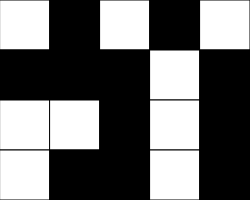
Frame 1 (no input)
Frame 60 (no input): identical to frame 1, image omitted
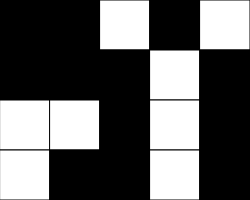
Frame 120 (the mouse pressed at the canvas centre since frame 60)

The p5.js sketch that drew these frames (run headless with seeded random() and noise() and a simulated clock; from frame 60 on, the mouse is pressed at the canvas centre):

// p5.js sketch
// ── sketch.js
// pUZZLE GAME STARTER 

// Ruchit panchal 
// Date
//
// Extra for Experts:
// - describe what you did to take this project "above and beyond"



let grid =
[[255,  0,  255,   0,  255],
 [0,   0,    0,    255,  0  ],
 [255, 255,  0,    255,  0  ],
 [255, 0,    0,    255,  0 ]];

const NUM_ROWS = 4;  const NUM_COLS = 5;
let rectWidth, rectHeight, row, col;

function setup() {
  rectWidth = 50;  rectHeight = 50;
  createCanvas(NUM_COLS*rectWidth, NUM_ROWS*rectHeight);
}

function draw() {
  row = getCurrentY();   col = getCurrentX();
  background(220);
  renderGrid();
  print(col,row); //prints x,y
}

function mousePressed(){

  flip(col, row);

}



function flip(col, row ){
  if(grid[row][col]=== 0 ) grid[row][col] = 255;
  else grid[row][col] = 0 ; 


}
function getCurrentX(){ //determine current column mouse is in, and return
  let constrainMouseX = constrain(mouseX, 0, width-1);
  return floor(constrainMouseX/rectWidth);  
}
function getCurrentY(){ //determine current row mouse is in, and return
  let constrainMouseY = constrain(mouseY, 0, height-1);
  return floor(constrainMouseY/rectHeight);
}

function renderGrid(){
  //creates a 2D grid of squares using information from our
  //2D array for the corresponding fill values
  for(let x = 0; x < NUM_COLS; x++){
    for(let y = 0; y < NUM_ROWS; y++){
      let fillValue = grid[y][x];
      fill(fillValue);
      //x:    0,   1,   2,  3,   4
      //posx  0   50, 100, 150,200   expression? x→posx
      rect(x*rectWidth, y*rectHeight, rectWidth, rectHeight);
    }
  }
}
